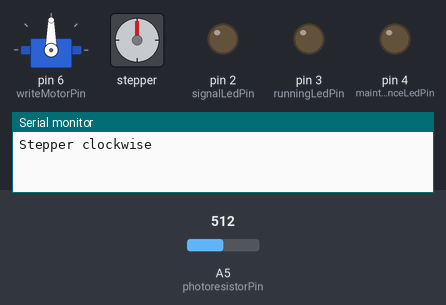
Simulated run of this sketch. Board: Arduino Uno, built with avr-gcc and run on an emulated ATmega328P. Parts: servo, stepper motor, output pins drawn as LEDs (lit = HIGH), the last lines printed to the serial monitor. Inputs (shaded band) come from the test bench; at power-on: A5 (photoresistorPin) = 512. Stepper angles assume 2048 steps per turn.

Above: at 0.05 s.
At 2.9 s:
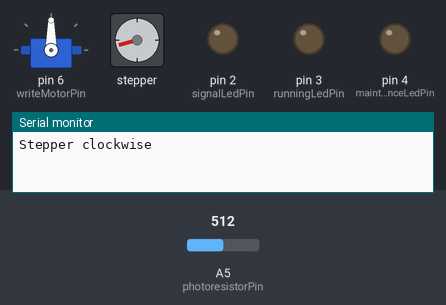
At 6.05 s:
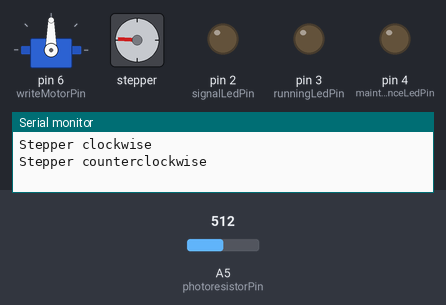
At 12.05 s:
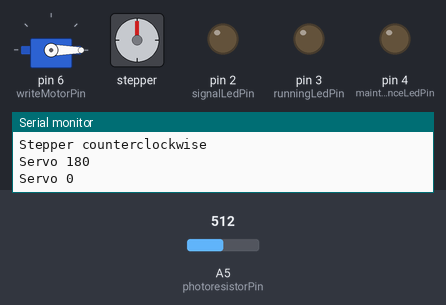
Timing chart, 0 to 17.1 s (numbered marks = the images above):
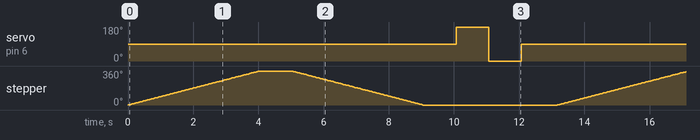

Measured:
- by itself, servo on pin 6 (writeMotorPin): repeats every 13.2 s: 0° 1.0 s, 90° 11.2 s, 180° 1.0 s
- by itself, stepper: turns 360° clockwise in 4.0 s, then 360° counter-clockwise in 4.0 s, repeating every 13.2 s

The sketch:

hardware-test.ino
```cpp
#include <Stepper.h>
#include <Servo.h>

// Stepper motor
const int stepperStepsPerRevolution = 2048;
const int stepperRPM = 15;
Stepper myStepper(stepperStepsPerRevolution, 8, 10, 9, 11);

// Servo motor
const uint8_t writeMotorPin = 6;
Servo myServo;

// Pins
const uint8_t photoresistorPin = A5;
const uint8_t maintenanceLedPin = 4;
const uint8_t runningLedPin = 3;
const uint8_t signalLedPin = 2;

// Program
bool decode(int x, int k) {
  return (x & (1 << k)) != 0;
}

void setup() {
  Serial.begin(9600);
  myStepper.setSpeed(stepperRPM);
  myServo.attach(writeMotorPin);
  pinMode(photoresistorPin, INPUT);
  pinMode(maintenanceLedPin, OUTPUT);
  pinMode(runningLedPin, OUTPUT);
  pinMode(signalLedPin, OUTPUT);
}

void loop() {
  // Stepper Motor
  if (true) {
    Serial.println("Stepper clockwise");
    myStepper.step(stepperStepsPerRevolution);
    delay(1000);
    Serial.println("Stepper counterclockwise");
    myStepper.step(-stepperStepsPerRevolution);
    delay(1000);
  }

  // Servo motor
  if (true) {
    Serial.println("Servo 180");
    myServo.write(180);
    delay(1000);
    Serial.println("Servo 0");
    myServo.write(0);
    delay(1000);
    Serial.println("Servo 90");
    myServo.write(90);
    delay(1000);
  }

  // LEDs
  if (false) {
    Serial.println("LEDS");
    for (int i = 0; i < pow(2, 3); i++) {
      Serial.println(i);
      digitalWrite(maintenanceLedPin, decode(i, 0) ? HIGH : LOW);
      digitalWrite(runningLedPin, decode(i, 1) ? HIGH : LOW);
      digitalWrite(signalLedPin, decode(i, 2) ? HIGH : LOW);
      delay(500);
    }
  }

  // Photoresitor
  if (true) {
    Serial.println("Photoresistor");
    for (int i = 0; i < 10; i++) {
      Serial.println(analogRead(photoresistorPin));
      delay(10);
    }
  }

}
```
